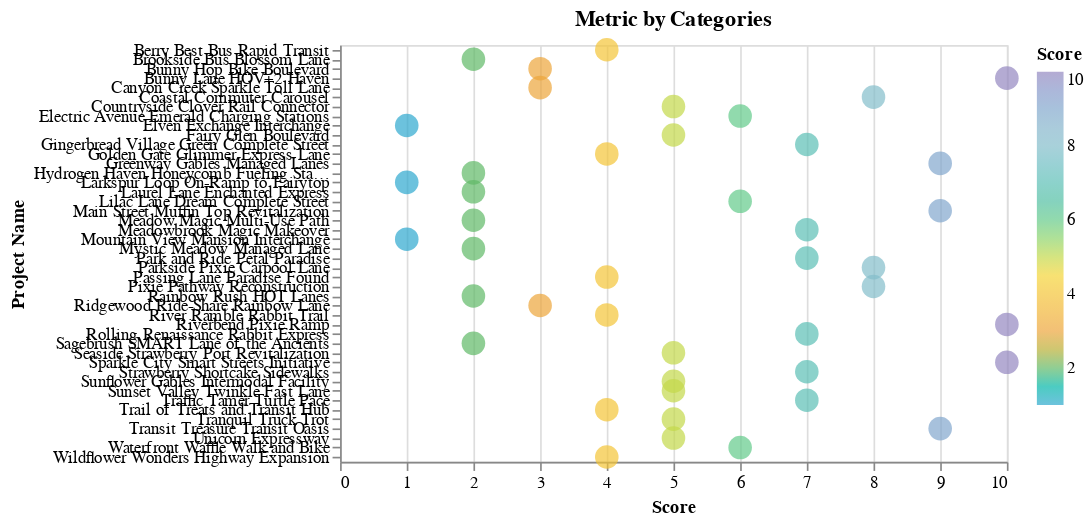

This figure's notebook cell:
### Markdown cell above
* You can code in this cell. I'm filtering out for district 3 values.
* Notice the header went from `<h3>` to `<h4>`.

### Code cell
display(
    Markdown(
        f"""<h4>Metric Scores</h4>
        """
    )
)
display(_starterkit_utils.create_metric_chart(df2))

### Figure 1 — Vega-Lite specification as saved in the notebook (floating-point values rounded to 4 significant figures; data arrays with more than 128 entries replaced by an {"elided": "..."} marker saying what was removed)
{"config": {"view": {"continuousWidth": 300, "continuousHeight": 300}}, "data": {"name": "data-20a9873949fab7f955304fceca89b0d6"}, "mark": {"type": "circle", "size": 200}, "encoding": {"color": {"field": "Score", "scale": {"range": ["#2EA8CE", "#EB9F3C", "#F4D837", "#51BF9D", "#8CBCCB", "#9487C0"]}, "type": "quantitative"}, "tooltip": [{"field": "CalTrans District", "type": "quantitative"}, {"field": "Project Name", "type": "nominal"}, {"field": "Metric", "type": "nominal"}, {"field": "Score", "type": "quantitative"}], "x": {"field": "Score", "scale": {"domain": [0, 10]}, "type": "quantitative"}, "y": {"field": "Project Name", "type": "nominal"}}, "height": 250, "params": [{"name": "param_2", "select": {"type": "point", "fields": ["Metric"]}, "bind": {"input": "select", "options": ["Accessibility Score", "DAC Accessibility Score", "DAC Traffic Impacts Score", "Freight Efficiency Score", "Freight Sustainability Score", "Mode Shift Score", "Landuse Natural Resources Score", "Safety Score", "VMT Score", "ZEV Score", "Public Engagement Score", "Climate Resilience Score", "Program Fit Score"], "name": "Metrics: "}, "value": "Accessibility Score"}], "title": "Metric by Categories", "transform": [{"filter": {"param": "param_2"}}], "width": 400, "$schema": "https://vega.github.io/schema/vega-lite/v5.17.0.json", "datasets": {"data-20a9873949fab7f955304fceca89b0d6": {"elided": "572 records"}}}
